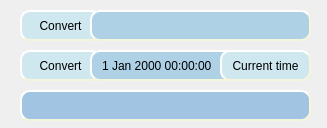
<?xml version="1.0" encoding="UTF-8"?>
<ui version="4.0">
 <class>Dialog</class>
 <widget class="QDialog" name="Dialog">
  <property name="geometry">
   <rect>
    <x>0</x>
    <y>0</y>
    <width>327</width>
    <height>128</height>
   </rect>
  </property>
  <property name="windowTitle">
   <string>Dialog</string>
  </property>
  <property name="modal">
   <bool>false</bool>
  </property>
  <widget class="QPushButton" name="pushButton">
   <property name="geometry">
    <rect>
     <x>20</x>
     <y>10</y>
     <width>81</width>
     <height>31</height>
    </rect>
   </property>
   <property name="whatsThis">
    <string>Convert from epoch to date</string>
   </property>
   <property name="styleSheet">
    <string notr="true">QPushButton#pushButton {
background-color: #CFE8EF;
border-style: outset;
border-width: 2px;   
 border-radius: 10px;  
border-color: beige;   
padding: 6px;
}

QPushButton#pushButton:pressed {
    background-color:#85C7DE;
    border-style: inset;
}</string>
   </property>
   <property name="text">
    <string>Convert</string>
   </property>
  </widget>
  <widget class="QTextEdit" name="textEdit">
   <property name="geometry">
    <rect>
     <x>90</x>
     <y>10</y>
     <width>221</width>
     <height>31</height>
    </rect>
   </property>
   <property name="sizePolicy">
    <sizepolicy hsizetype="Expanding" vsizetype="Expanding">
     <horstretch>0</horstretch>
     <verstretch>0</verstretch>
    </sizepolicy>
   </property>
   <property name="layoutDirection">
    <enum>Qt::LeftToRight</enum>
   </property>
   <property name="styleSheet">
    <string notr="true">
    background-color: #AED1E6;
    border-style: outset;
    border-width: 2px;
    border-radius: 10px;
    border-color: beige;
    padding: 6px;
</string>
   </property>
   <property name="inputMethodHints">
    <set>Qt::ImhDigitsOnly</set>
   </property>
   <property name="frameShape">
    <enum>QFrame::StyledPanel</enum>
   </property>
   <property name="frameShadow">
    <enum>QFrame::Sunken</enum>
   </property>
   <property name="lineWidth">
    <number>0</number>
   </property>
   <property name="midLineWidth">
    <number>0</number>
   </property>
   <property name="verticalScrollBarPolicy">
    <enum>Qt::ScrollBarAlwaysOff</enum>
   </property>
   <property name="horizontalScrollBarPolicy">
    <enum>Qt::ScrollBarAlwaysOff</enum>
   </property>
   <property name="sizeAdjustPolicy">
    <enum>QAbstractScrollArea::AdjustIgnored</enum>
   </property>
   <property name="lineWrapMode">
    <enum>QTextEdit::NoWrap</enum>
   </property>
   <property name="tabStopWidth">
    <number>80</number>
   </property>
   <property name="acceptRichText">
    <bool>false</bool>
   </property>
   <property name="placeholderText">
    <string notr="true"/>
   </property>
  </widget>
  <widget class="QDateTimeEdit" name="dateTimeEdit">
   <property name="geometry">
    <rect>
     <x>90</x>
     <y>50</y>
     <width>151</width>
     <height>31</height>
    </rect>
   </property>
   <property name="styleSheet">
    <string notr="true">    background-color: #AED1E6;
    border-style: outset;
    border-width: 2px;
    border-radius: 10px;
    border-color: beige;
    padding: 6px;</string>
   </property>
   <property name="wrapping">
    <bool>false</bool>
   </property>
   <property name="alignment">
    <set>Qt::AlignCenter</set>
   </property>
   <property name="readOnly">
    <bool>false</bool>
   </property>
   <property name="buttonSymbols">
    <enum>QAbstractSpinBox::NoButtons</enum>
   </property>
   <property name="currentSection">
    <enum>QDateTimeEdit::AmPmSection</enum>
   </property>
   <property name="calendarPopup">
    <bool>true</bool>
   </property>
  </widget>
  <widget class="QPushButton" name="pushButton_2">
   <property name="geometry">
    <rect>
     <x>20</x>
     <y>50</y>
     <width>81</width>
     <height>31</height>
    </rect>
   </property>
   <property name="whatsThis">
    <string>Convert from date to epoch</string>
   </property>
   <property name="styleSheet">
    <string notr="true">QPushButton#pushButton_2 {
background-color: #CFE8EF;
border-style: outset;
border-width: 2px;   
 border-radius: 10px;  
border-color: beige;   
padding: 6px;
}

QPushButton#pushButton_2:pressed {
    background-color:#85C7DE;
    border-style: inset;
}</string>
   </property>
   <property name="text">
    <string>Convert</string>
   </property>
  </widget>
  <widget class="QPushButton" name="pushButton_now">
   <property name="geometry">
    <rect>
     <x>220</x>
     <y>50</y>
     <width>91</width>
     <height>31</height>
    </rect>
   </property>
   <property name="whatsThis">
    <string>Set current date and time</string>
   </property>
   <property name="autoFillBackground">
    <bool>false</bool>
   </property>
   <property name="styleSheet">
    <string notr="true">QPushButton#pushButton_now {
background-color: #CFE8EF;
border-style: outset;
border-width: 2px;   
 border-radius: 10px;  
border-color: beige;   
padding: 6px;
}

QPushButton#pushButton_now:pressed {
    background-color:#85C7DE;
    border-style: inset;
}</string>
   </property>
   <property name="text">
    <string>Current time</string>
   </property>
   <property name="default">
    <bool>false</bool>
   </property>
   <property name="flat">
    <bool>false</bool>
   </property>
  </widget>
  <widget class="QLineEdit" name="lineEdit_2">
   <property name="geometry">
    <rect>
     <x>20</x>
     <y>90</y>
     <width>291</width>
     <height>31</height>
    </rect>
   </property>
   <property name="whatsThis">
    <string>Show the results of the convertions</string>
   </property>
   <property name="styleSheet">
    <string notr="true">
    background-color: #A0C4E2;
    border-style: outset;
    border-width: 2px;
    border-radius: 10px;
    border-color: beige;
    font: bold 14px;
    min-width: 10em;
    padding: 6px;
text-align: center;</string>
   </property>
  </widget>
  <zorder>pushButton_2</zorder>
  <zorder>lineEdit_2</zorder>
  <zorder>dateTimeEdit</zorder>
  <zorder>pushButton</zorder>
  <zorder>pushButton_now</zorder>
  <zorder>textEdit</zorder>
 </widget>
 <resources/>
 <connections/>
</ui>
